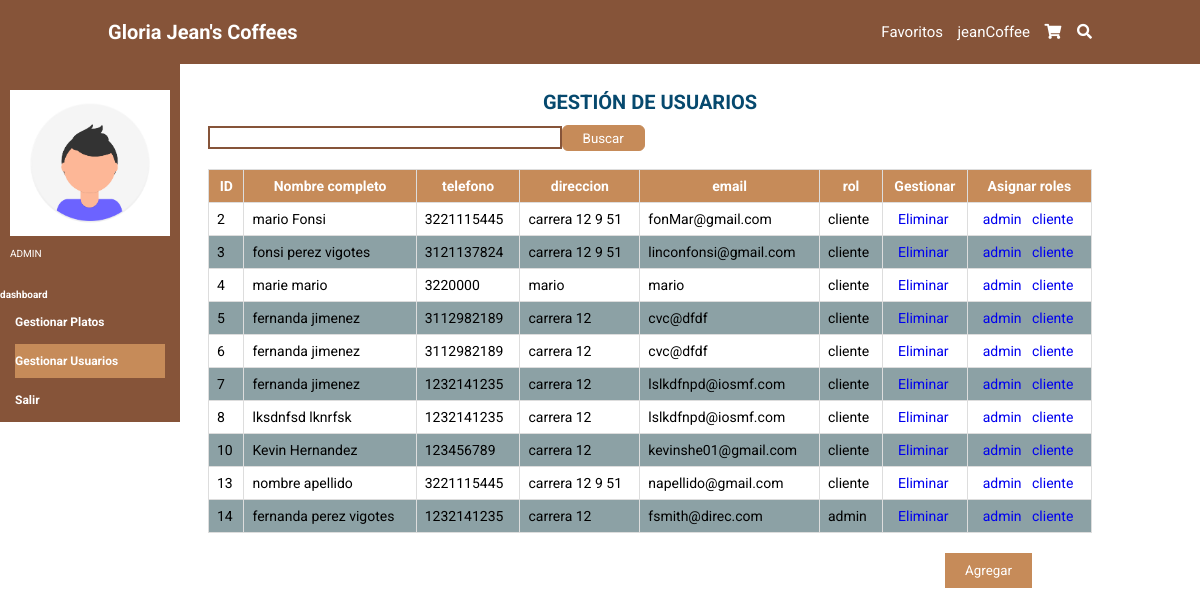
Screenshot of /dashboard/usuarios/ (signed in) with the database file from the repository.
### tables this page shows
CREATE TABLE usuario (id_usuario INTEGER PRIMARY KEY AUTOINCREMENT NOT NULL UNIQUE, nombre STRING (100) NOT NULL, apellido STRING (100) NOT NULL, telefono INTEGER NOT NULL, direccion STRING (50) NOT NULL, email STRING (100) NOT NULL, user STRING (50) NOT NULL UNIQUE, contraseña STRING (100) NOT NULL, rol STRING (20) NOT NULL DEFAULT cliente, estado CHAR (1) DEFAULT A NOT NULL);

### app.py (the view, shortened to what this page needs)
@app.route('/dashboard/usuarios/', methods=['GET', 'POST'])
def usuarios():
    form = search()
    print(request.args.get('cliente'))
    if request.method == 'GET':
        sql = f'SELECT * FROM usuario WHERE id_usuario > 1 '
        res = seleccion(sql)
    return render_template('usuarios.html', form=form, titulo='dashboard', res=res)

### forms.py
class search(FlaskForm):
    seh = TextField('Buscar')

### conexion.py (called while the page is built)
def seleccion(sql) -> list:
    try:
        with sqlite3.connect(URL_DB) as con:
            cur = con.cursor()
            res = cur.execute(sql).fetchall()
    except Exception:
        res = None
    return res

### templates/usuarios.html
{% extends 'base.html' %}
{% block cuerpo %}
    <section class="Gplatos">
        <div class="aside">
            <div class="user">
                <img src="{{ url_for('static',filename='img/foto.png')}}" class="fotico-dashboard" alt="" >
                <p class="rol">ADMIN</p>
            </div>
            <div class="plataforma">
                <h4>dashboard</h4>
            </div>
             <nav class="navbar-aside">
              <a href='/dashboard/platos/' class="dashboard-usuarios" >Gestionar Platos</a>
              <a href='/dashboard/usuarios/' class="dashboard-platos">Gestionar Usuarios</a>
              <a href='/salir'>Salir</a>
            </nav>
        </div>
        <div class="tabla">
          <h1 class="text-title">GESTI&Oacute;N DE USUARIOS</h1><br>
          <form name='fbuscarD' id='fbuscarD' action='' method='POST'>
            <div class="buscar-plato">
              {{ form.seh(class="buscar") }}
              <input type="submit" class="btn_buscar" value="Buscar">
            </div>
          </form>
              <table>
                  <tr>
                    <th>ID</th>
                    <th>Nombre completo</th>
                    <th>telefono</th>
                    <th>direccion</th>
                    <th>email</th>
                    <th>rol</th>
                    <th>Gestionar</th>
                    <th>Asignar roles</th>
                  </tr>
                  {% for i in res %}
                  <tr>
                    <td>{{ i[0] }}</td>
                    <td>{{ i[1] }} {{ i[2] }}</td>
                    <td>{{ i[3] }}</td>
                    <td>{{ i[4] }}</td>
                    <td>{{ i[5] }}</td>
                    <td>{{ i[8] }}</td>
                    <td><a href='/delete/?id_user={{i[0]}}'>&nbsp; Eliminar</a></td>
                    <td><a href='/asignarRol/?admin={{i[0]}}'>&nbsp; admin</a><a href='/asignarRol/?cliente={{i[0]}}'> &nbsp; cliente</a> </td>
                  </tr>
                  {% endfor%}
                </table>
                <div class="botones">
                  <a href='/sign_in/'><input type="submit" value="Agregar" ></a>
              </div>
          </div>
    </section>
{% endblock %}

### static/css/style.css (style rules this page uses)
:root { --marron: #865439; --marronclaro: #c68b59; }
* { border: 0; box-sizing: border-box; font-family: "Roboto", sans-serif; padding: 0; margin: 0; transition: all 0.2s linear; text-decoration: none; list-style: none; outline: none; }
html { font-size: 62.5%; overflow-x: hidden; scroll-behavior: smooth; scroll-padding-top: 6rem; }
section { padding: 2rem 9%; }
.buscar { margin-top: 1px; color: black; border: 2px solid var(--marron); width: 40%; margin-bottom: 2rem; padding: .2rem; }
.text-title, .text-title-profile { margin-top: 5rem; font-size: 20px; color: #06496E; display: flex; justify-content: center; }
.Gplatos { padding: 2rem 0%; top:40px; color: #ffffff; display: flex; align-items: center; }
.tabla { padding: 2rem 9%; width: 100%; margin-left: 100px; }
.aside { background-color:var(--marron); width: 18rem; max-height:120vh; position: fixed; top: 60px; }
.user { padding:3rem 1rem; margin: auto; width:100%; }
.fotico-dashboard { width: 100%; margin-bottom: 1rem; }
.navbar-aside a { display: block; color: #ffffff; margin: 1.5rem; font-size: 1.2rem; font-weight: bolder; }
table { font-family: arial, sans-serif; border-collapse: collapse; width: 100%; margin-bottom: 2rem; }
td, th { border: 1px solid #dddddd; text-align: left; padding: 8px; }
td { font-size: 14px; color: #000; }
th { background-color: var(--marronclaro); text-align: center; font-size: 14px; }
tr:nth-child(odd) { background-color: #8CA1A5; }
.botones { position: absolute; right:138px; }
.botones input[type="submit"] { background: var(--marronclaro); color: #ffffff; padding: 1rem 2rem; margin-right: 3rem; cursor: pointer; }
.buscar-plato { display: flex; }
.btn_buscar { background-color: var(--marronclaro); padding: .2rem 2rem; height:26px; color: #ffffff; border: 1px solid var(--marronclaro); border-radius: .6rem; cursor: pointer; }
.dashboard-platos { background: var(--marronclaro); padding: 1rem 0; }

### rows the page displays
usuario: id_usuario "2", nombre "mario", apellido "Fonsi", telefono "3221115445", direccion "carrera 12 9 51", email "fonMar@gmail.com", rol "cliente"
usuario: id_usuario "3", nombre "fonsi", apellido "perez vigotes", telefono "3121137824", direccion "carrera 12 9 51", email "linconfonsi@gmail.com", rol "cliente"
usuario: id_usuario "4", nombre "marie", apellido "mario", telefono "3220000", direccion "mario", email "mario", rol "cliente"
usuario: id_usuario "5", nombre "fernanda", apellido "jimenez", telefono "3112982189", direccion "carrera 12", email "cvc@dfdf", rol "cliente"
usuario: id_usuario "6", nombre "fernanda", apellido "jimenez", telefono "3112982189", direccion "carrera 12", email "cvc@dfdf", rol "cliente"
usuario: id_usuario "7", nombre "fernanda", apellido "jimenez", telefono "1232141235", direccion "carrera 12", email "lslkdfnpd@iosmf.com", rol "cliente"
usuario: id_usuario "8", nombre "lksdnfsd", apellido "lknrfsk", telefono "1232141235", direccion "carrera 12", email "lslkdfnpd@iosmf.com", rol "cliente"
usuario: id_usuario "10", nombre "Kevin", apellido "Hernandez", telefono "123456789", direccion "carrera 12", email "kevinshe01@gmail.com", rol "cliente"
usuario: id_usuario "13", nombre "nombre", apellido "apellido", telefono "3221115445", direccion "carrera 12 9 51", email "napellido@gmail.com", rol "cliente"
usuario: id_usuario "14", nombre "fernanda", apellido "perez vigotes", telefono "1232141235", direccion "carrera 12", email "fsmith@direc.com", rol "admin"

### other values shown
{{ session['user'] }} "jeanCoffee"
